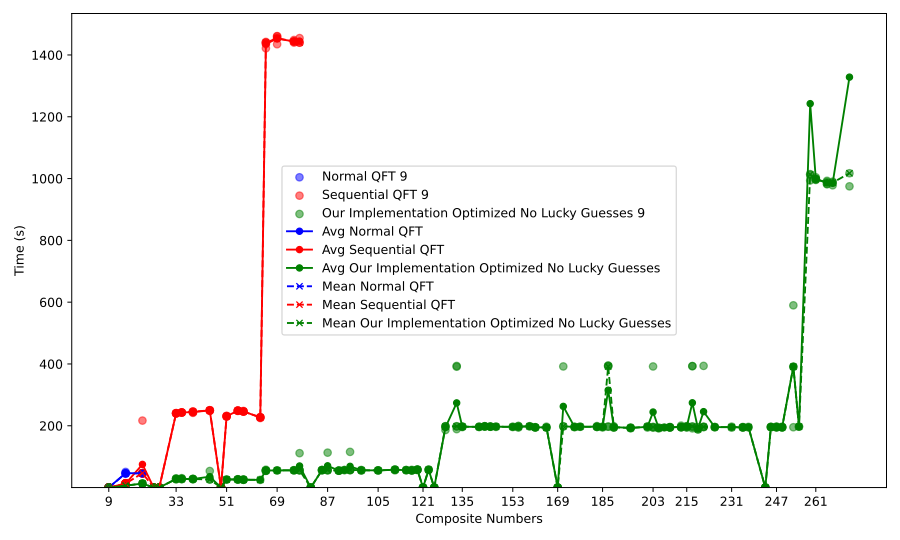

Recreate this plot in Python.
import json
import matplotlib.pyplot as plt
import numpy as np
from numpy import nan
import os

# Load JSON data
def load_json(file_path):
    with open(file_path, 'r') as file:
        return json.load(file)

# Load all data files
avg_mean_normal = load_json('../average_mean_normal.json')
avg_mean_sequential = load_json('../average_mean_sequential.json')
avg_mean = load_json('../../../e1/results/average_mean_no_lucky_guesses.json')
times_normal = load_json('../times_normal.json')
times_sequential = load_json('../times_sequential.json')
times = load_json('../../../e1/results/times_no_lucky_guesses.json')

# Extract the composite numbers from all files
odd_composite_numbers_normal = set(map(int, avg_mean_normal['odd_composite_numbers'].keys()))
odd_composite_numbers_sequential = set(map(int, avg_mean_sequential['odd_composite_numbers'].keys()))
odd_composite_numbers_times_normal = set(map(int, times_normal['odd_composite_numbers'].keys()))
odd_composite_numbers_times_sequential = set(map(int, times_sequential['odd_composite_numbers'].keys()))
odd_composite_numbers = set(map(int, avg_mean['odd_composite_numbers'].keys()))
odd_composite_numbers_times = set(map(int, times['odd_composite_numbers'].keys()))

# Find the union of all composite numbers across all files
all_odd_composite_numbers = sorted(odd_composite_numbers_normal | odd_composite_numbers_sequential | odd_composite_numbers_times_normal | odd_composite_numbers_times_sequential | odd_composite_numbers | odd_composite_numbers_times)

# Prepare data for plotting (handle missing values as NaN)
avg_normal = [avg_mean_normal['odd_composite_numbers'].get(str(num), [nan, nan])[0] for num in all_odd_composite_numbers]
mean_normal = [avg_mean_normal['odd_composite_numbers'].get(str(num), [nan, nan])[1] for num in all_odd_composite_numbers]
avg_sequential = [avg_mean_sequential['odd_composite_numbers'].get(str(num), [nan, nan])[0] for num in all_odd_composite_numbers]
mean_sequential = [avg_mean_sequential['odd_composite_numbers'].get(str(num), [nan, nan])[1] for num in all_odd_composite_numbers]
avg = [avg_mean['odd_composite_numbers'].get(str(num), [nan, nan])[0] for num in all_odd_composite_numbers]
mean = [avg_mean['odd_composite_numbers'].get(str(num), [nan, nan])[1] for num in all_odd_composite_numbers]

# Prepare runtime data for the composite numbers (handle missing values as NaN)
times_normal_values = [times_normal['odd_composite_numbers'].get(str(num), []) for num in all_odd_composite_numbers]
times_sequential_values = [times_sequential['odd_composite_numbers'].get(str(num), []) for num in all_odd_composite_numbers]
times_values = [times['odd_composite_numbers'].get(str(num), []) for num in all_odd_composite_numbers]

# Create the plot
plt.figure(figsize=(10, 6))

# Plot individual runtimes as scatter points
for i, num in enumerate(all_odd_composite_numbers):
    # Scatter for normal mode
    if times_normal_values[i]:
        plt.scatter([num] * len(times_normal_values[i]), times_normal_values[i], color='blue', alpha=0.5, label=f'Normal QFT {num}' if i == 0 else "")
    # Scatter for sequential mode
    if times_sequential_values[i]:
        plt.scatter([num] * len(times_sequential_values[i]), times_sequential_values[i], color='red', alpha=0.5, label=f'Sequential QFT {num}' if i == 0 else "")
    if times_values[i]:
        plt.scatter([num] * len(times_values[i]), times_values[i], color='green', alpha=0.5, label=f'Our Implementation Optimized No Lucky Guesses {num}' if i == 0 else "")

# Plot average and mean trend lines with interpolation (skip missing values)
plt.plot(all_odd_composite_numbers, avg_normal, color='blue', label='Avg Normal QFT', linestyle='-', marker='o', markersize=5)
plt.plot(all_odd_composite_numbers, avg_sequential, color='red', label='Avg Sequential QFT', linestyle='-', marker='o', markersize=5)
plt.plot(all_odd_composite_numbers, avg, color='green', label='Avg Our Implementation Optimized No Lucky Guesses', linestyle='-', marker='o', markersize=5)
plt.plot(all_odd_composite_numbers, mean_normal, color='blue', linestyle='--', label='Mean Normal QFT', marker='x', markersize=5)
plt.plot(all_odd_composite_numbers, mean_sequential, color='red', linestyle='--', label='Mean Sequential QFT', marker='x', markersize=5)
plt.plot(all_odd_composite_numbers, mean, color='green', linestyle='--', label='Mean Our Implementation Optimized No Lucky Guesses', marker='x', markersize=5)

# Set dynamic y-axis limits
all_times = [time for sublist in times_normal_values + times_sequential_values for time in sublist if time is not None]
y_min = min(all_times) * 0.95 if all_times else 0  # Add 5% padding for y-axis lower limit
y_max = max(all_times) * 1.05 if all_times else 1  # Add 5% padding for y-axis upper limit

# Set the limits for the plot
plt.ylim(y_min, y_max)

# Labels and title
plt.xlabel('Composite Numbers')
plt.ylabel('Time (s)')

# Add legend and display
plt.legend()

# Set the x-ticks to display every 5th number
tick_step = 5
x_ticks = all_odd_composite_numbers[::tick_step]  # Get every 5th number
plt.xticks(x_ticks)

plt.tight_layout()

# Get the script name
script_name = os.path.splitext(os.path.basename(__file__))[0]
output_file = f"{script_name}.svg"

# Save the plot
plt.savefig(output_file, format='svg')
